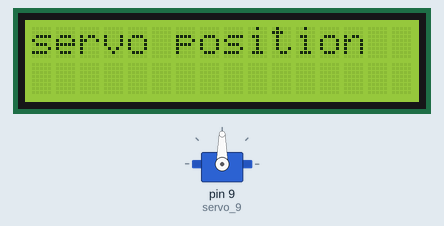
A sketch run on a simulated Arduino Uno, built with avr-gcc and run on an emulated ATmega328P. Parts: servo, 16×2 character LCD.

Above: at 0.1 s.
At 10.3 s:
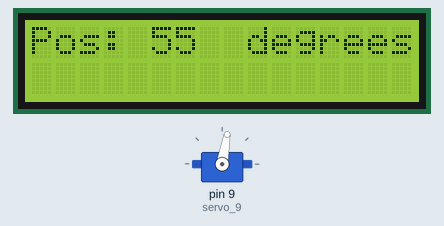
At 20.7 s:
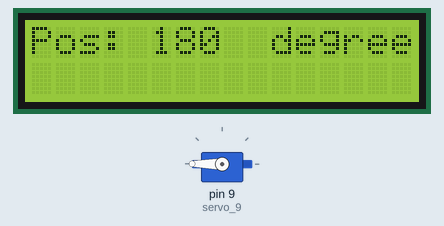
At 38.0 s:
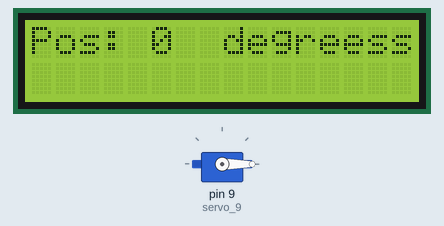
Timing chart, 0 to 40.0 s (numbered marks = the images above):
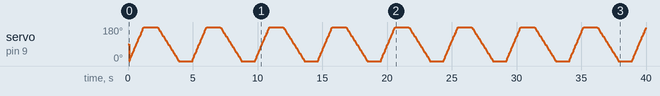

The sketch:

tinker_31.ino
```cpp
#include <Servo.h>

#include <Adafruit_LiquidCrystal.h>


int pos = 0;

Servo servo_9;//the signal pin of the servo


long duration;

Adafruit_LiquidCrystal lcd(0);//by default the address is selected

void setup(){

  servo_9.attach(9);


  lcd.begin(16,2); //colmn & rows.

    //lcd.setBacklight(1); // The led's have been set high.

  lcd.print("servo position");

   delay(15);

  lcd.clear();//clear the lcd screen

}

void loop(){

  //sweep the servo from 0 to 180 degrees in steps of 5 degrees

  for (pos=0; pos<=180; pos+=5){

    //the servo to go to position a pos

    servo_9.write(pos);


   lcd.setCursor(0,0); // Where the texts starts to be printed on

  lcd.print("Pos: "); // prints string distance on the LCD

  lcd.print(pos);

  lcd.print("  degrees");

  delay(15);

  }

  delay(1000);


  for (pos = 180; pos>=0; pos-=5) {

    servo_9.write(pos);

    delay(15);

    //waitfor15illiseconds(s)
   lcd.setCursor(0,0); // Where the texts starts to be printed on

  lcd.print("Pos: "); // prints string distance on the LCD

    lcd.print(pos);

  lcd.print("  degrees");

  delay(15);

   }

  delay(1000);


}
```

Measured:
- what the display in image 2 shows lasts 1.3 s, from 20.7 s to 22.0 s
